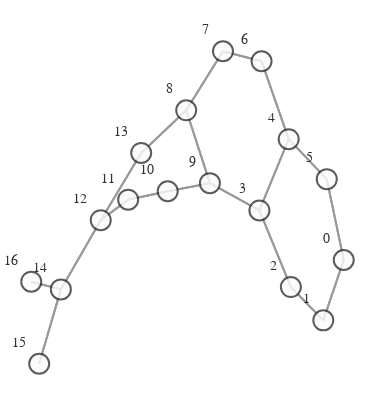

Here is the notebook cell this chart was saved with:
### Markdown cell above
# VISUALIZATION

### Code cell
def create_graph(graph):
    g = to_networkx(graph)
    pos = nx.spring_layout(g)
    vis = GraphVisualization(
        g,
        pos,
        node_text_position="top left",
        node_size=20,
    )
    fig = vis.create_figure()
    return fig


fig = create_graph(dataset[0])
fig.show()

### Figure 1 — Plotly figure (JSON) as saved in the notebook; plotly's stock layout.template omitted (floating-point values rounded to 4 significant figures)
{"data": [{"hoverinfo": "none", "line": {"color": "#808080", "width": 2}, "mode": "lines", "opacity": 0.8, "type": "scatter", "x": [0.8632, 0.7412, null, 0.8632, 0.7619, null, 0.7412, 0.8632, null, 0.7412, 0.5479, null, 0.5479, 0.7412, null, 0.5479, 0.3603, null, 0.3603, 0.5479, null, 0.3603, 0.5349, null, 0.3603, 0.06526, null, 0.5349, 0.3603, null, 0.5349, 0.7619, null, 0.5349, 0.3732, null, 0.7619, 0.8632, null, 0.7619, 0.5349, null, 0.3732, 0.5349, null, 0.3732, 0.1431, null, 0.1431, 0.3732, null, 0.1431, -0.07608, null, -0.07608, 0.1431, null, -0.07608, 0.06526, null, -0.07608, -0.3446, null, 0.06526, 0.3603, null, 0.06526, -0.07608, null, 0.06526, -0.1862, null, -0.1862, 0.06526, null, -0.1862, -0.4222, null, -0.4222, -0.1862, null, -0.4222, -0.5857, null, -0.5857, -0.4222, null, -0.5857, -0.3446, null, -0.5857, -0.8234, null, -0.3446, -0.07608, null, -0.3446, -0.5857, null, -0.8234, -0.5857, null, -0.8234, -0.9527, null, -0.8234, -1.0, null, -0.9527, -0.8234, null, -1.0, -0.8234, null], "y": [-0.117, -0.2475, null, -0.117, 0.05797, null, -0.2475, -0.117, null, -0.2475, -0.1754, null, -0.1754, -0.2475, null, -0.1754, -0.009806, null, -0.009806, -0.1754, null, -0.009806, 0.1445, null, -0.009806, 0.04931, null, 0.1445, -0.009806, null, 0.1445, 0.05797, null, 0.1445, 0.313, null, 0.05797, -0.117, null, 0.05797, 0.1445, null, 0.313, 0.1445, null, 0.313, 0.3346, null, 0.3346, 0.313, null, 0.3346, 0.2069, null, 0.2069, 0.3346, null, 0.2069, 0.04931, null, 0.2069, 0.1147, null, 0.04931, -0.009806, null, 0.04931, 0.2069, null, 0.04931, 0.03177, null, 0.03177, 0.04931, null, 0.03177, 0.01346, null, 0.01346, 0.03177, null, 0.01346, -0.03077, null, -0.03077, 0.01346, null, -0.03077, 0.1147, null, -0.03077, -0.1805, null, 0.1147, 0.2069, null, 0.1147, -0.03077, null, -0.1805, -0.03077, null, -0.1805, -0.3414, null, -0.1805, -0.1639, null, -0.3414, -0.1805, null, -0.1639, -0.1805, null]}, {"hoverinfo": "text", "marker": {"color": "#fcfcfc", "colorbar": {"thickness": 15, "title": {"side": "right", "text": ""}, "xanchor": "left"}, "colorscale": [[0, "rgb(255,255,217)"], [0.125, "rgb(237,248,177)"], [0.25, "rgb(199,233,180)"], [0.375, "rgb(127,205,187)"], [0.5, "rgb(65,182,196)"], [0.625, "rgb(29,145,192)"], [0.75, "rgb(34,94,168)"], [0.875, "rgb(37,52,148)"], [1, "rgb(8,29,88)"]], "line": {"color": "#333333", "width": 2}, "reversescale": false, "showscale": false, "size": 20}, "mode": "markers+text", "opacity": 0.8, "text": ["0", "1", "2", "3", "4", "5", "6", "7", "8", "9", "10", "11", "12", "13", "14", "15", "16"], "textfont": {"color": "#000000", "family": "Arial", "size": 14}, "textposition": "top left", "type": "scatter", "x": [0.8632, 0.7412, 0.5479, 0.3603, 0.5349, 0.7619, 0.3732, 0.1431, -0.07608, 0.06526, -0.1862, -0.4222, -0.5857, -0.3446, -0.8234, -0.9527, -1.0], "y": [-0.117, -0.2475, -0.1754, -0.009806, 0.1445, 0.05797, 0.313, 0.3346, 0.2069, 0.04931, 0.03177, 0.01346, -0.03077, 0.1147, -0.1805, -0.3414, -0.1639]}], "layout": {"autosize": false, "height": 400, "hovermode": "closest", "margin": {"b": 5, "l": 0, "r": 0, "t": 20}, "paper_bgcolor": "rgba(255,255,255,255)", "plot_bgcolor": "rgba(0,0,0,0)", "scene": {"xaxis": {"autorange": true, "showgrid": false, "showline": false, "showticklabels": false, "ticks": "", "visible": false, "zeroline": false}, "yaxis": {"autorange": true, "showgrid": false, "showline": false, "showticklabels": false, "ticks": "", "visible": false, "zeroline": false}, "zaxis": {"autorange": true, "showgrid": false, "showline": false, "showticklabels": false, "ticks": "", "visible": false, "zeroline": false}}, "showlegend": false, "title": {"font": {"size": 16}, "text": ""}, "width": 375, "xaxis": {"autorange": true, "showgrid": false, "showline": false, "showticklabels": false, "ticks": "", "visible": false, "zeroline": false}, "yaxis": {"autorange": true, "showgrid": false, "showline": false, "showticklabels": false, "ticks": "", "visible": false, "zeroline": false}}}
